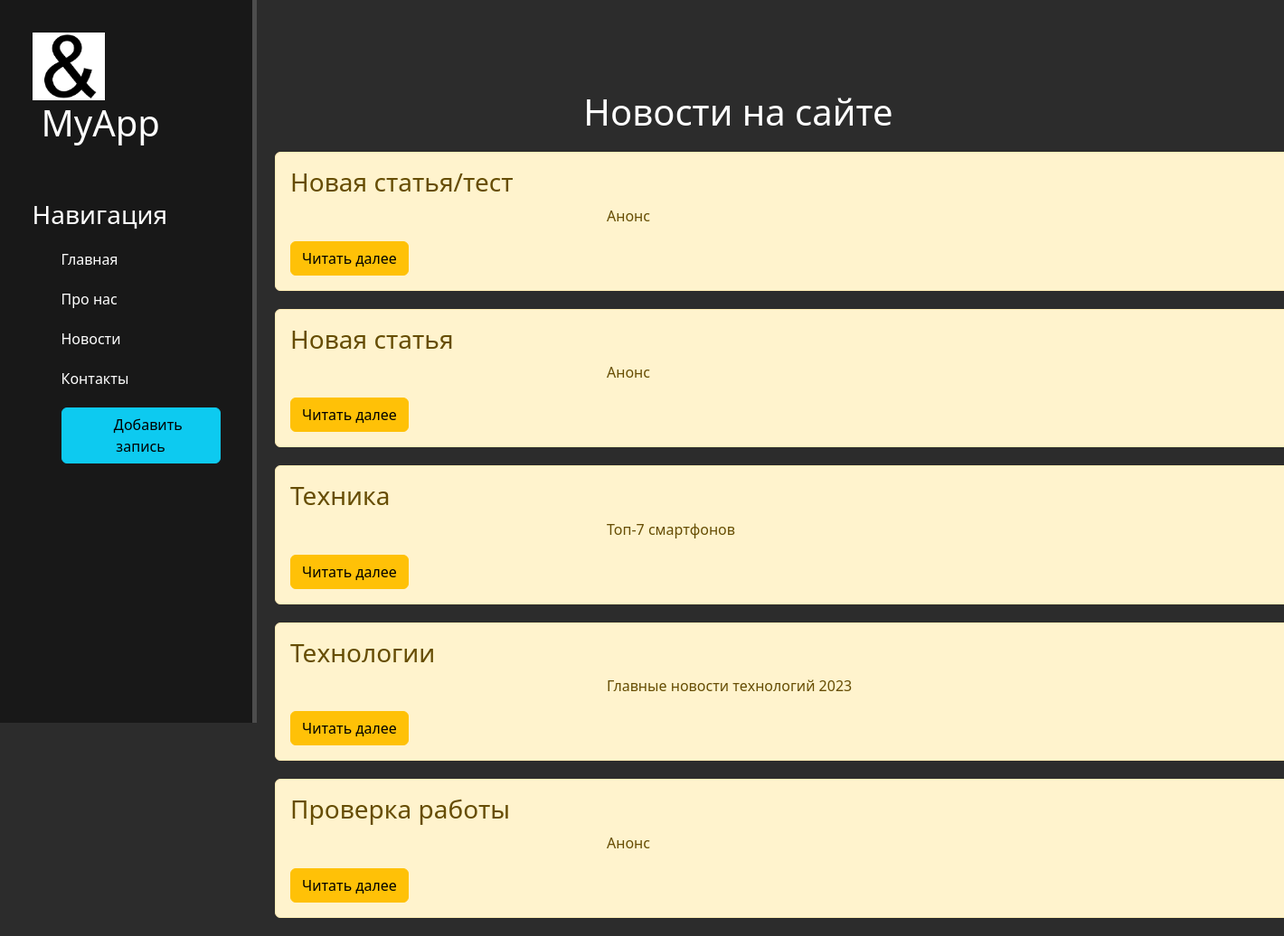
Before: /news/ with the older database file.
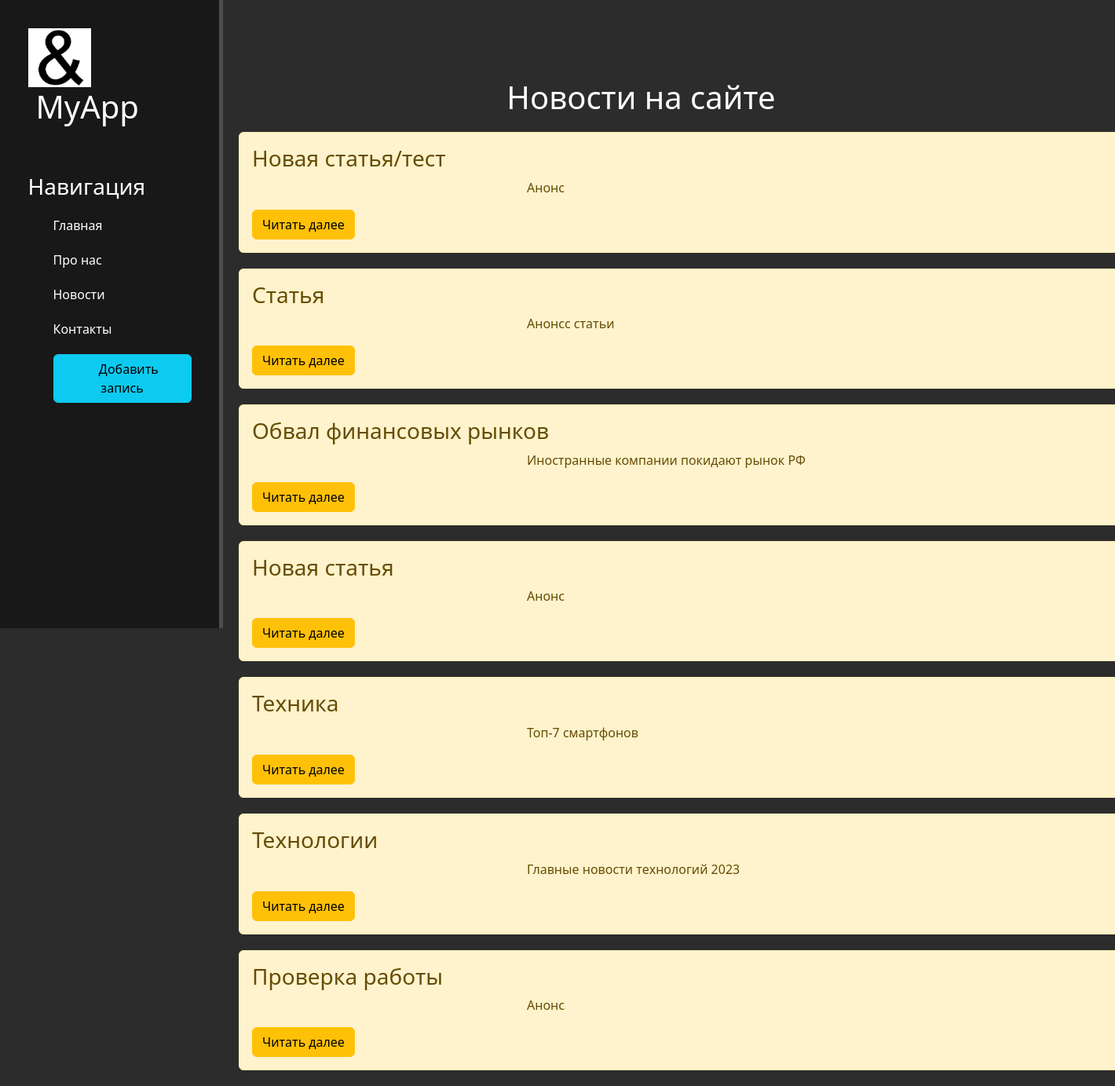
After: the same page with the newer database file.
### news/models.py (models this page shows, shortened)
class Article(models.Model):
    title = models.CharField('Название', max_length=50, default='Новая статья')
    anons = models.CharField('Анонс', max_length=250, default='Анонс')
    full_text = models.TextField('Статья')
    date = models.DateTimeField('Дата публикации')
    class Meta:
        verbose_name = 'Новость'
        verbose_name_plural = 'Новости'

### news/views.py (the view)
# urls.py: path('', views.news_home, name='news_home'),
def news_home(request):
    news = Article.objects.order_by('-date')
    return render(request, 'news/news_home.html', {'news': news})

### news/templates/news/news_home.html (shortened to what this page needs)
{% extends 'main/layout.html' %}
{% block content %}
    <div class="features">
        <h1>Новости на сайте</h1>
        {% if news %}
            {% for el in news %}
                <div class="alert alert-warning">
                    <h3>{{ el.title }}</h3>
                    <p>{{ el.anons }}</p>
                    <a href="{% url 'news-detail' el.id %}" class="btn btn-warning">Читать далее</a>
                </div>
            {% endfor %}
        {% else %}
            <p>У вас нет записей</p>
        {% endif %}
    </div>
{% endblock %}

Changed rows visible on the page:
added Article: title "Статья", anons "Анонсс статьи"
added Article: title "Обвал финансовых рынков", anons "Иностранные компании покидают рынок РФ"
